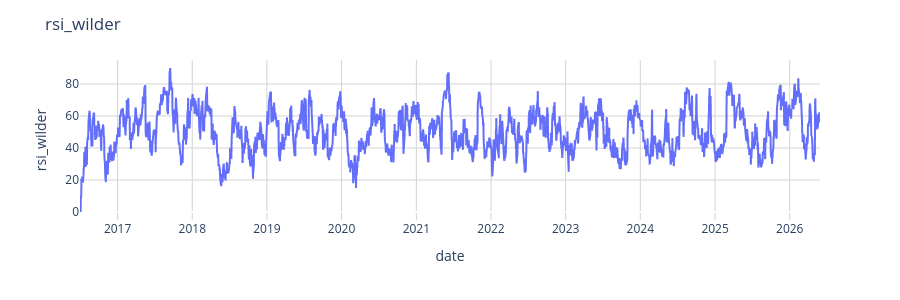
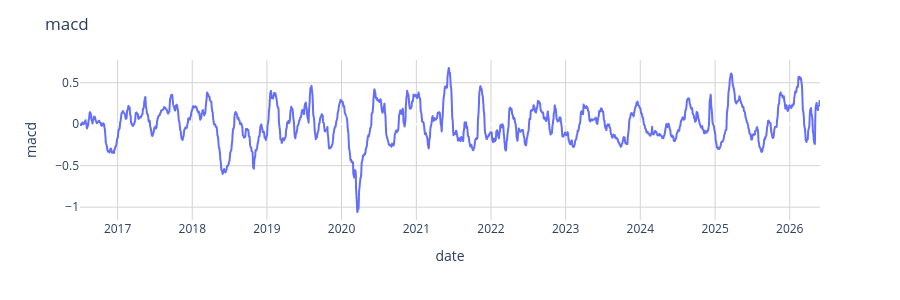
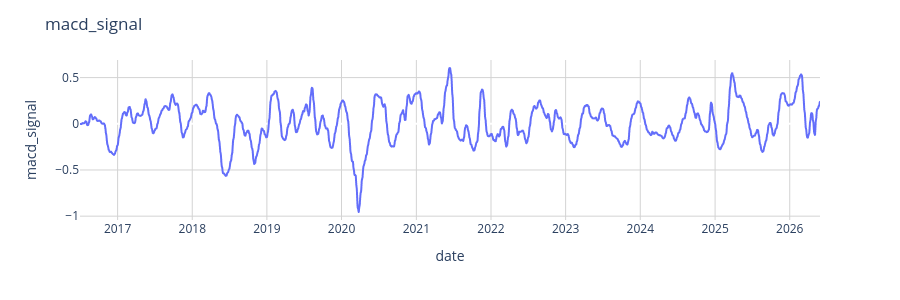

The notebook cell these images were saved under, in order:
### Code cell
gerar_graficos(vars = ['rsi_wilder', 'macd', 'macd_signal'])

### Figure 1 — Plotly figure (JSON) as saved in the notebook; plotly's stock layout.template omitted (floating-point values rounded to 4 significant figures; data arrays with more than 128 entries replaced by an {"elided": "..."} marker saying what was removed)
{"data": [{"hovertemplate": "date=%{x}<br>rsi_wilder=%{y}<extra></extra>", "legendgroup": "", "line": {"color": "#636efa", "dash": "solid"}, "marker": {"symbol": "circle"}, "mode": "lines", "name": "", "showlegend": false, "type": "scattergl", "x": {"elided": "2469 str values"}, "xaxis": "x", "y": {"elided": "2469 float values"}, "yaxis": "y"}], "layout": {"height": 300, "legend": {"tracegroupgap": 0}, "margin": {"t": 60}, "plot_bgcolor": "white", "title": {"text": "rsi_wilder"}, "xaxis": {"anchor": "y", "domain": [0, 1], "gridcolor": "lightgray", "gridwidth": 1, "showgrid": true, "title": {"text": "date"}}, "yaxis": {"anchor": "x", "domain": [0, 1], "gridcolor": "lightgray", "gridwidth": 1, "showgrid": true, "title": {"text": "rsi_wilder"}}}}

### Figure 2 — Plotly figure (JSON) as saved in the notebook; plotly's stock layout.template omitted (floating-point values rounded to 4 significant figures; data arrays with more than 128 entries replaced by an {"elided": "..."} marker saying what was removed)
{"data": [{"hovertemplate": "date=%{x}<br>macd=%{y}<extra></extra>", "legendgroup": "", "line": {"color": "#636efa", "dash": "solid"}, "marker": {"symbol": "circle"}, "mode": "lines", "name": "", "showlegend": false, "type": "scattergl", "x": {"elided": "2469 str values"}, "xaxis": "x", "y": {"elided": "2469 float values"}, "yaxis": "y"}], "layout": {"height": 300, "legend": {"tracegroupgap": 0}, "margin": {"t": 60}, "plot_bgcolor": "white", "title": {"text": "macd"}, "xaxis": {"anchor": "y", "domain": [0, 1], "gridcolor": "lightgray", "gridwidth": 1, "showgrid": true, "title": {"text": "date"}}, "yaxis": {"anchor": "x", "domain": [0, 1], "gridcolor": "lightgray", "gridwidth": 1, "showgrid": true, "title": {"text": "macd"}}}}

### Figure 3 — Plotly figure (JSON) as saved in the notebook; plotly's stock layout.template omitted (floating-point values rounded to 4 significant figures; data arrays with more than 128 entries replaced by an {"elided": "..."} marker saying what was removed)
{"data": [{"hovertemplate": "date=%{x}<br>macd_signal=%{y}<extra></extra>", "legendgroup": "", "line": {"color": "#636efa", "dash": "solid"}, "marker": {"symbol": "circle"}, "mode": "lines", "name": "", "showlegend": false, "type": "scattergl", "x": {"elided": "2469 str values"}, "xaxis": "x", "y": {"elided": "2469 float values"}, "yaxis": "y"}], "layout": {"height": 300, "legend": {"tracegroupgap": 0}, "margin": {"t": 60}, "plot_bgcolor": "white", "title": {"text": "macd_signal"}, "xaxis": {"anchor": "y", "domain": [0, 1], "gridcolor": "lightgray", "gridwidth": 1, "showgrid": true, "title": {"text": "date"}}, "yaxis": {"anchor": "x", "domain": [0, 1], "gridcolor": "lightgray", "gridwidth": 1, "showgrid": true, "title": {"text": "macd_signal"}}}}
